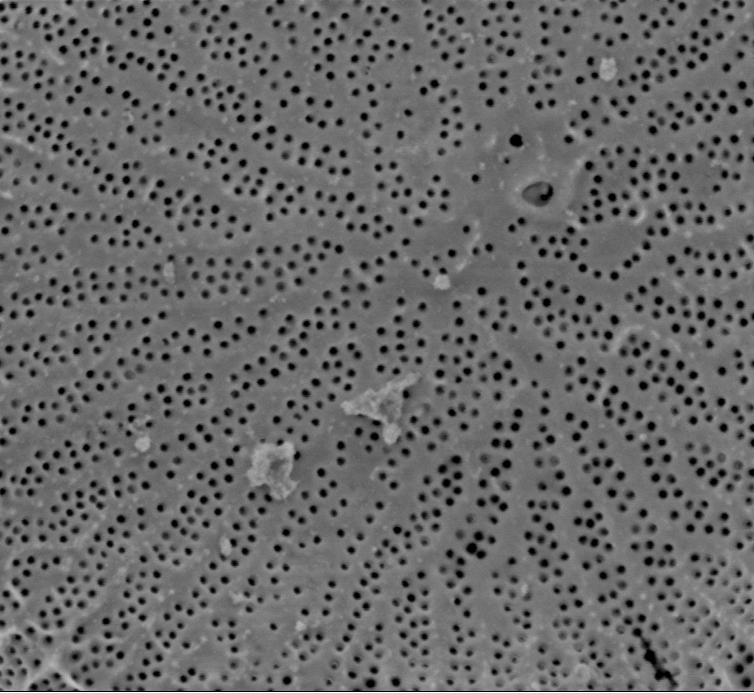
#> input picture work/CNMS/testing thresholds, blurs/cropped_Wild018.tif, 754 x 693 px, found by its file name
$ jupyter execute 'Blurs, Histograms, Stats-wild018.ipynb'
#> lines starting #> are read from the running program, lines starting #| are printed output that depends on the picture; after the words box and inside, x2 and y2 are one past the last pixel; in counts of white or black regions, pixels touching at a corner belong together
[cell 1]
import matplotlib.pyplot as plt
import cv2
img = cv2.imread('cropped_Wild018.tif')
#> img is the input picture: shape (693, 754, 3); min 0, max 255, mean 103.9
blur = cv2.blur(img,(15,15))
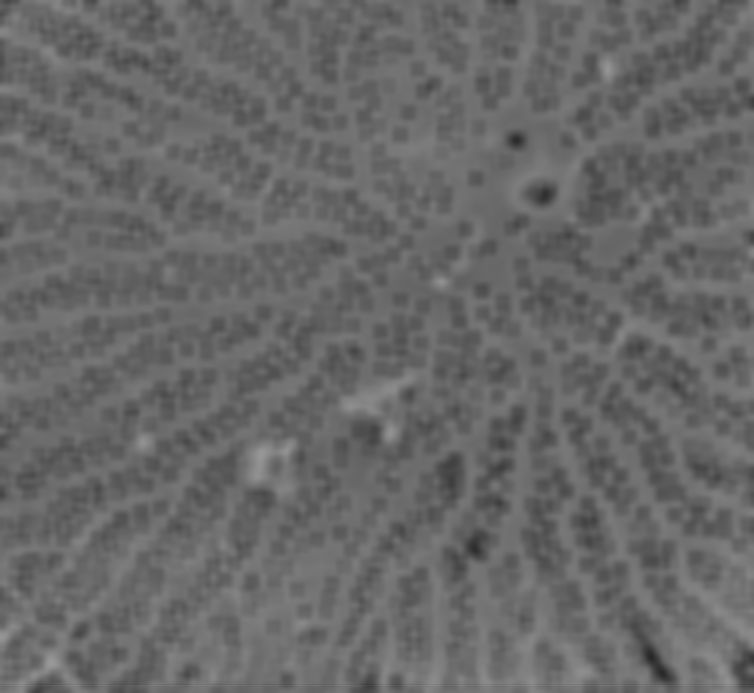
#> blur: shape (693, 754, 3); min 40, max 153, mean 103.8
from matplotlib.colors import LinearSegmentedColormap
cdict2 = {'red':   ((0.0, 0.0, 0.0),
                   (0.1, 1.0, 1.0),
                   (1.0, 1.0, 1.0)),

         'green': ((0.0, 0.0, 0.0),
                   (1.0, 0.0, 0.0)),

        'blue':  ((0.0, 0.0, 0.0),
                   (1.0, 0.0, 0.0))
        }
red2 = LinearSegmentedColormap('Red2', cdict2)
from skimage.filters import threshold_otsu
thotsu=threshold_otsu(blur)
#> thotsu = 103
otsublur = blur[:,:,0]> thotsu
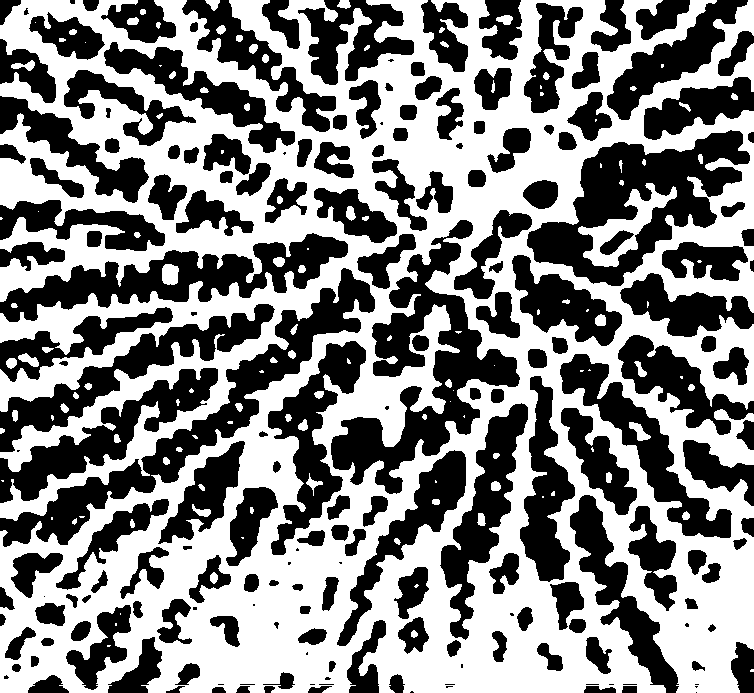
#> otsublur: shape (693, 754) bool; 52.4% white; 198 black regions (31 under 20 px), largest, box (x1, y1, x2, y2) and area: (331, 220, 520, 494) 15569, (527, 130, 750, 286) 14409, (0, 268, 375, 547) 13794

from skimage.morphology import skeletonize
otsuskeleton = skeletonize(otsublur)
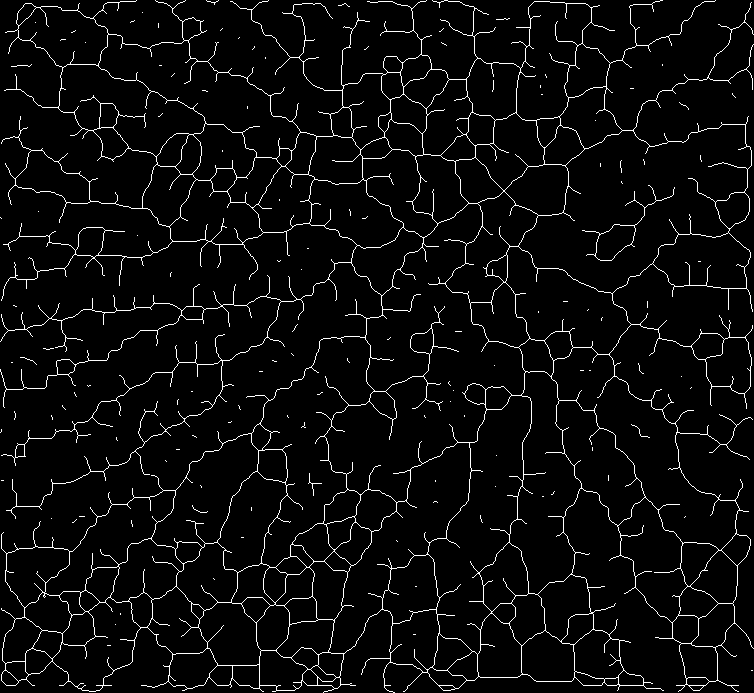
#> otsuskeleton: shape (693, 754) bool; 4.5% white in thin lines or dots
imgplot = plt.imshow(img, alpha=0.9)
ax = plt.subplot()
ax.imshow(otsuskeleton, cmap=red2, interpolation='sinc', alpha=.42)

[cell 2]
import numpy as np
import cv2 as cv
from matplotlib import pyplot as plt
img = cv.imread('cropped_Wild018.tif',0)
#> img: shape (693, 754); min 0, max 255, mean 103.9
plt.hist(img.ravel(),256,[0,256]); plt.show()
#> after `plt.hist(img.ravel(), 256, [0, 256])`:
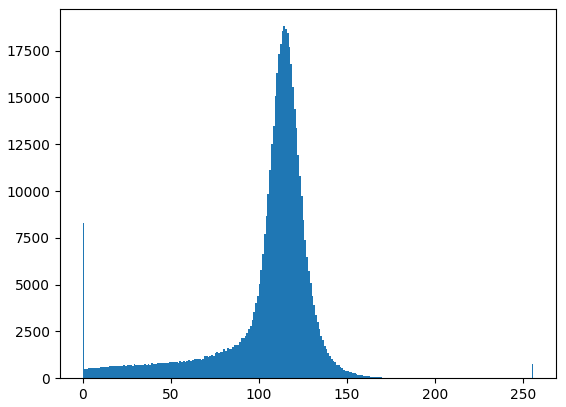
#> figure drawn by matplotlib, 1 panel; tallest bar 18805 high, from x = 114 to 115

np.mean(img)
#> Out = 103.9

[cell 3]
np.std(img)
#> Out = 29.99

[cell 4]
from PIL import Image
im = Image.open("cropped_Wild018.tif")

[cell 5]
im.quantize(2,0)
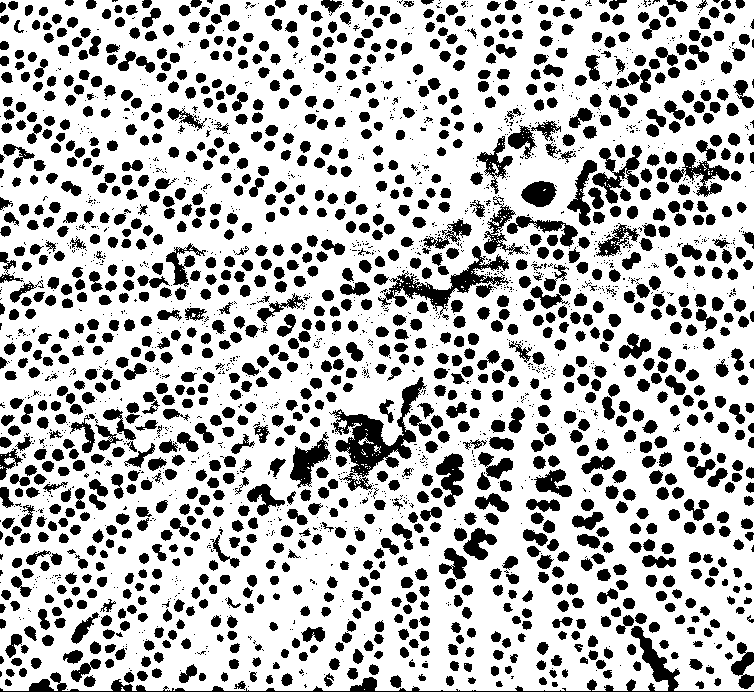
#> Out: PIL image 754x693 P; values 85 (black) and 122 (white), 72.3% white; 2661 black regions (1368 under 20 px), largest, box (x1, y1, x2, y2) and area: (329, 377, 427, 491) 3160, (0, 626, 754, 692) 2975, (378, 246, 509, 315) 2041

[cell 6]
im.quantize(2,0)
lum_img = img[:,:]

[cell 7]
image=im.quantize(2,0)
image.save('simple_Wild018.tif')

[cell 8]
newimg = cv.imread('simple_Wild018.tif',0)
plt.hist(newimg.ravel(),256,[0,256]); plt.show()
#> after `plt.hist(newimg.ravel(), 256, [0, 256])`:
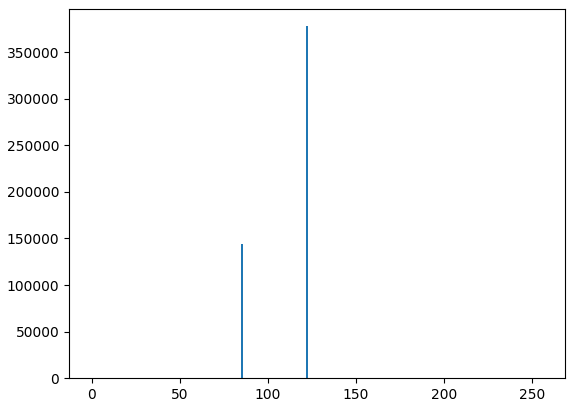
#> figure drawn by matplotlib, 1 panel; tallest bar 377925 high, from x = 122 to 123
print(newimg)
#> (printed output is left out)

[cell 9]
newimg[np.where(newimg == [0])] = [255]
plt.imshow(newimg, cmap='gray')

[cell 10]
blur = cv2.blur(newimg,(9, 9))
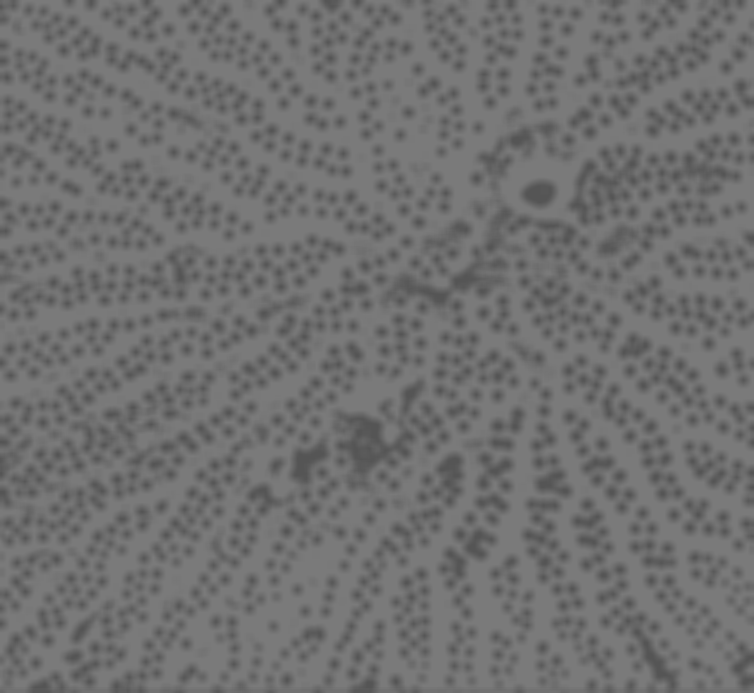
#> blur: shape (693, 754); min 85, max 122, mean 111.8
plt.subplot(121),plt.imshow(newimg)
plt.xticks([]), plt.yticks([])
plt.subplot(122),plt.imshow(blur)
plt.xticks([]), plt.yticks([])
plt.show()
np.shape(blur)
#> Out = (693, 754)

[cell 11]
#blurred
from skimage.filters import threshold_otsu
blurth=threshold_otsu(blur)
#> blurth = 109
print(blurth)
#| 109

#notblurred
from skimage.filters import threshold_otsu
th=threshold_otsu(newimg)
#> th = 85
print(th)
#| 85
np.shape(newimg)
#> Out = (693, 754)

[cell 12]
#Blurred
blur_threshold = blur[:,:] > 116
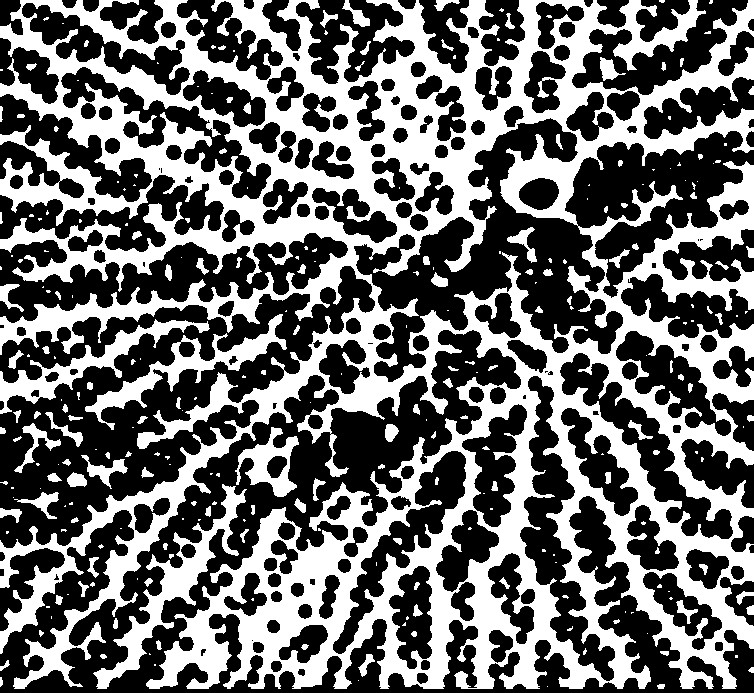
#> blur_threshold: shape (693, 754) bool; 41.8% white; 273 white regions (144 under 20 px), largest, box (x1, y1, x2, y2) and area: (0, 0, 754, 689) 194189, (93, 484, 247, 689) 4888, (85, 314, 287, 430) 3775
plt.imshow(blur_threshold)

[cell 13]
threshold = newimg[:,:] > blurth
#> threshold: shape (693, 754) bool; 72.3% white; 2661 black regions (1368 under 20 px), largest, box (x1, y1, x2, y2) and area: (329, 377, 427, 491) 3160, (0, 626, 754, 692) 2975, (378, 246, 509, 315) 2041
plt.imshow(threshold)

[cell 14]
#blurred
from skimage.morphology import skeletonize
blurskeleton = skeletonize(blur_threshold)
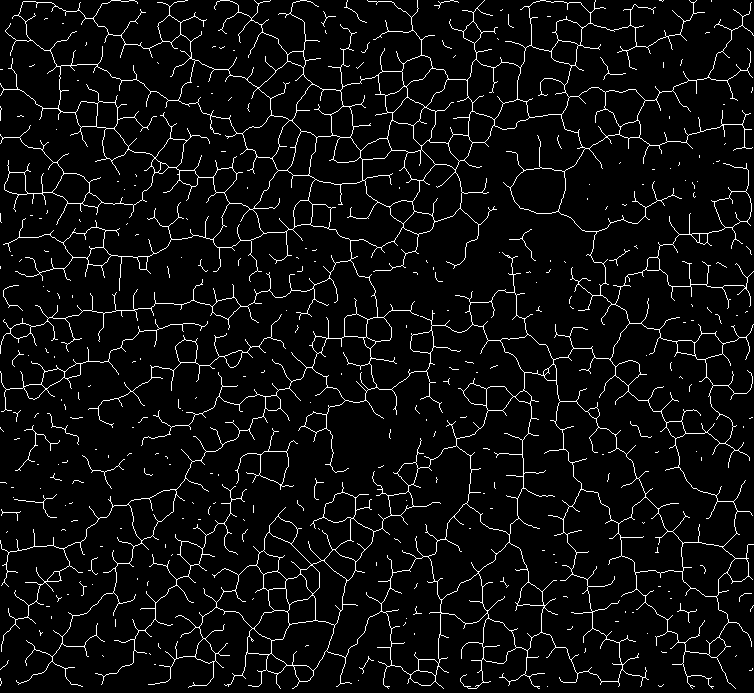
#> blurskeleton: shape (693, 754) bool; 5.3% white in thin lines or dots
ax = plt.subplot()

from matplotlib.colors import LinearSegmentedColormap
cdict2 = {'red':   ((0.0, 0.0, 0.0),
                   (0.1, 1.0, 1.0),
                   (1.0, 1.0, 1.0)),

         'green': ((0.0, 0.0, 0.0),
                   (1.0, 0.0, 0.0)),

        'blue':  ((0.0, 0.0, 0.0),
                   (1.0, 0.0, 0.0))
        }
red2 = LinearSegmentedColormap('Red2', cdict2)
ax.imshow(blurskeleton, cmap=red2, interpolation= 'bilinear')

[cell 15]
#not blurred
skeleton = skeletonize(threshold)
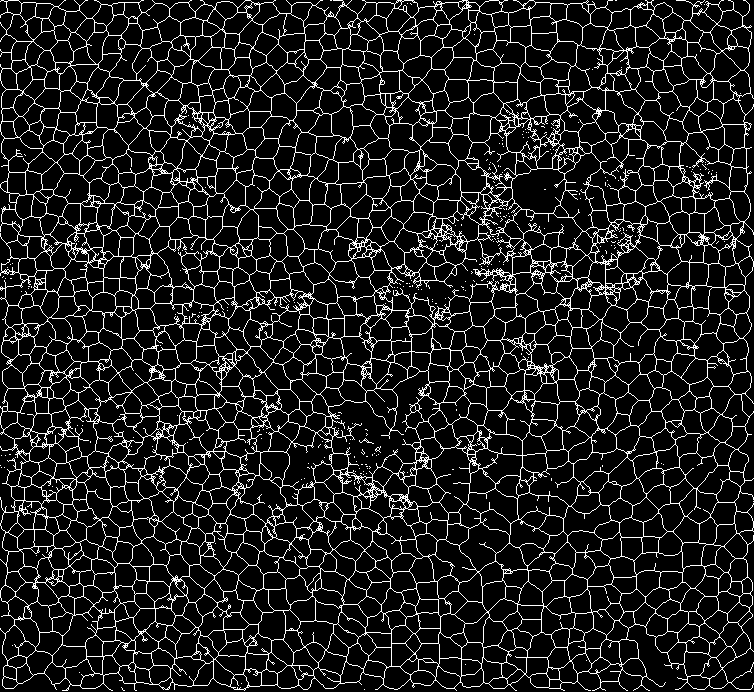
#> skeleton: shape (693, 754) bool; 11.9% white in thin lines or dots
ax = plt.subplot()

from matplotlib.colors import LinearSegmentedColormap
cdict2 = {'red':   ((0.0, 0.0, 0.0),
                   (0.1, 1.0, 1.0),
                   (1.0, 1.0, 1.0)),

         'green': ((0.0, 0.0, 0.0),
                   (1.0, 0.0, 0.0)),

        'blue':  ((0.0, 0.0, 0.0),
                   (1.0, 0.0, 0.0))
        }
red2 = LinearSegmentedColormap('Red2', cdict2)
ax.imshow(skeleton, cmap=red2, interpolation= 'bilinear')

[cell 16]
import matplotlib.image as mpimg
img=mpimg.imread('cropped_Wild018.tif')
#> img: shape (693, 754, 4)
imgplot = plt.imshow(img, alpha=0.9)
ax = plt.subplot()
ax.imshow(blurskeleton, cmap=red2, interpolation='sinc', alpha=.42)
plt.show()

$ run again, with work/CNMS/testing thresholds, blurs/cropped_Wild002.tif copied over work/CNMS/testing thresholds, blurs/cropped_Wild018.tif
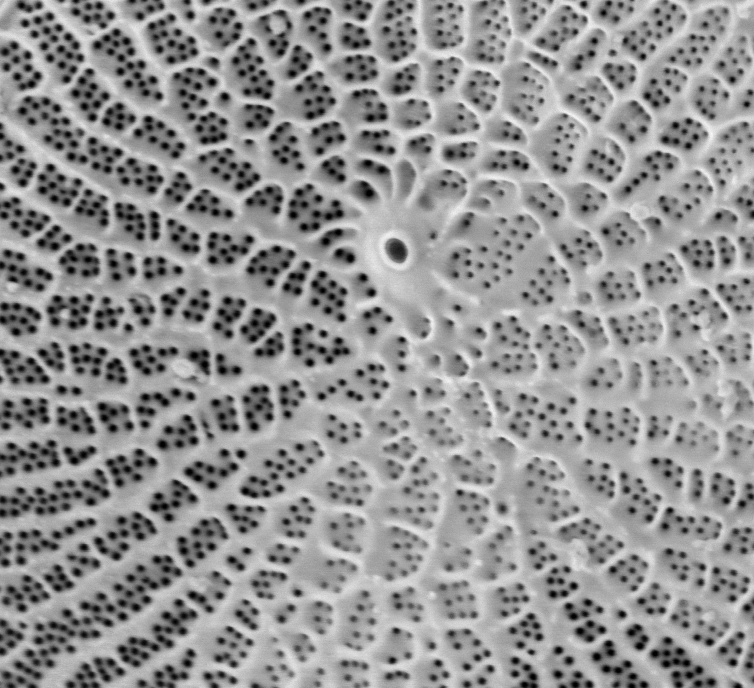
#> input picture work/CNMS/testing thresholds, blurs/cropped_Wild002.tif, 754 x 688 px, found by its file name
#> img is the input picture: shape (688, 754, 3); min 0, max 245, mean 146.3
#> thotsu = 138
#> `otsublur = blur[:,:,0]> thotsu`:
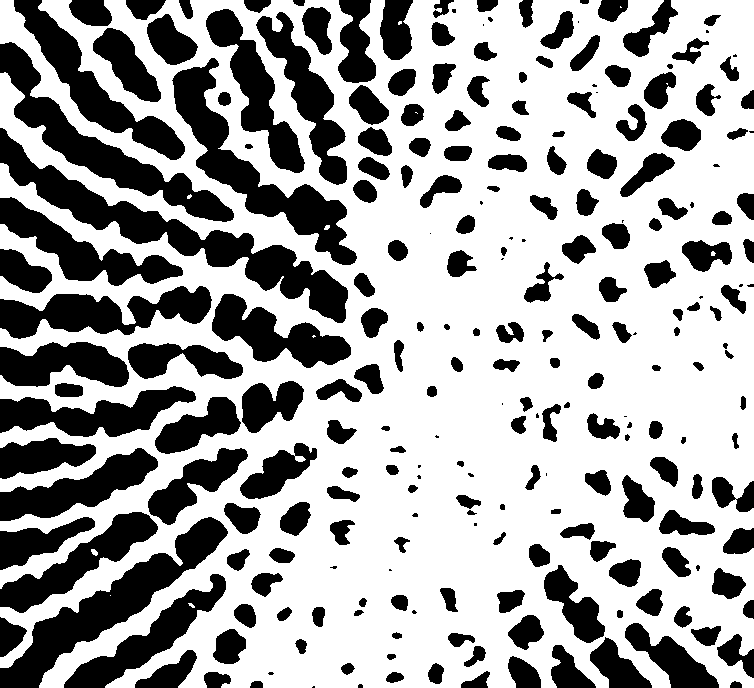
#> otsublur: shape (688, 754) bool; 64.7% white; 242 black regions (38 under 20 px), largest, box (x1, y1, x2, y2) and area: (0, 128, 348, 323) 11512, (0, 517, 228, 688) 9010, (172, 58, 357, 265) 8651
#> otsuskeleton: shape (688, 754) bool; 4% white in thin lines or dots
#> `np.mean(img)`: Out = 146.3
#> `np.std(img)`: Out = 48.05
#> newimg: shape (688, 754); values 109 (black) and 183 (white), 60.9% white; 730 black regions (159 under 20 px), largest, box (x1, y1, x2, y2) and area: (0, 555, 184, 688) 6472, (12, 96, 164, 196) 4485, (0, 468, 112, 520) 2964
#> (printed output is left out)
#> blurth = 148
#| 148
#> th = 109
#| 109
#> blur_threshold: shape (688, 754) bool; 84.2% white; 437 black regions (192 under 20 px), largest, box (x1, y1, x2, y2) and area: (0, 559, 179, 688) 4106, (18, 100, 119, 174) 1943, (0, 472, 107, 516) 1922
#> blurskeleton: shape (688, 754) bool; 5.1% white in thin lines or dots
#> `skeleton = skeletonize(threshold)`:
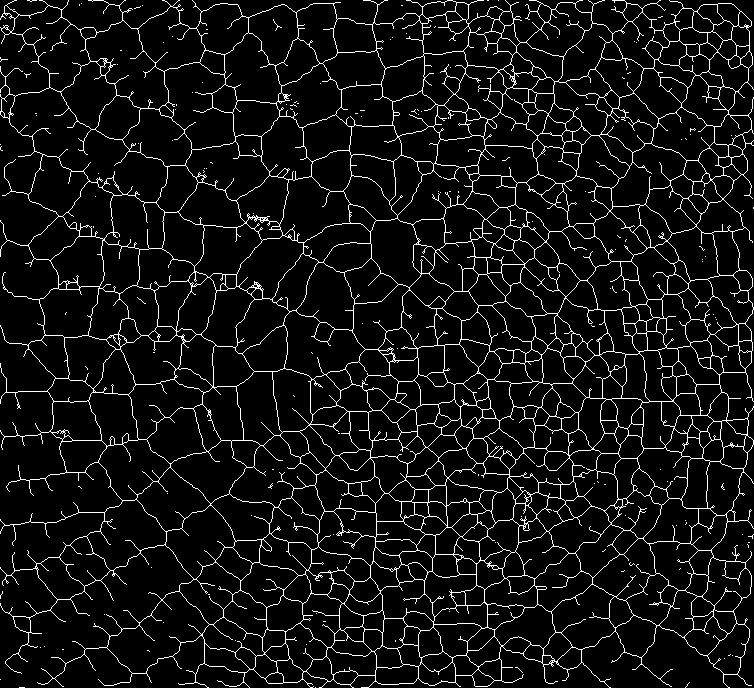
#> skeleton: shape (688, 754) bool; 7.2% white in thin lines or dots

$ run again, with work/CNMS/testing thresholds, blurs/cropped_Wild004.tif copied over work/CNMS/testing thresholds, blurs/cropped_Wild018.tif
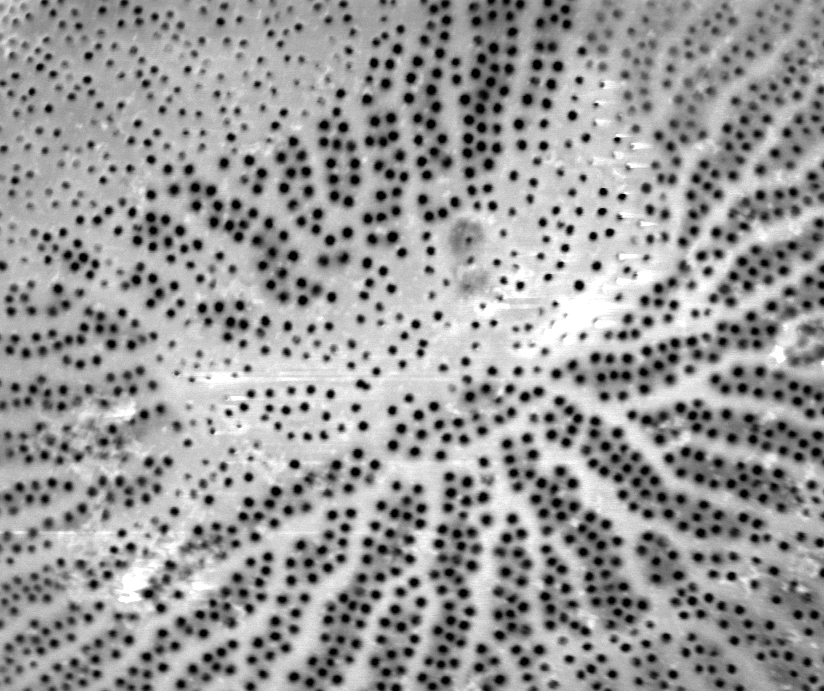
#> input picture work/CNMS/testing thresholds, blurs/cropped_Wild004.tif, 824 x 691 px, found by its file name
#> img is the input picture: shape (691, 824, 3); min 0, max 255, mean 153.9
#> thotsu = 153
#> otsublur: shape (691, 824) bool; 51% white; 137 black regions (12 under 20 px), largest, box (x1, y1, x2, y2) and area: (501, 396, 824, 691) 39754, (315, 0, 580, 260) 34688, (551, 215, 824, 402) 13486
#> otsuskeleton: shape (691, 824) bool; 3.2% white in thin lines or dots
#> `np.mean(img)`: Out = 153.9
#> `np.std(img)`: Out = 56.74
#> newimg: shape (691, 824); values 110 (black) and 197 (white), 59.3% white; 840 black regions (259 under 20 px), largest, box (x1, y1, x2, y2) and area: (634, 530, 824, 691) 11783, (457, 0, 581, 181) 10764, (501, 438, 652, 631) 8323
#> (printed output is left out)
#> blurth = 156
#| 156
#> th = 110
#| 110
#> blur_threshold: shape (691, 824) bool; 83.3% white; 517 black regions (237 under 20 px), largest, box (x1, y1, x2, y2) and area: (461, 0, 527, 177) 5736, (584, 420, 763, 537) 4228, (706, 596, 824, 691) 4022
#> blurskeleton: shape (691, 824) bool; 5.3% white in thin lines or dots
#> `skeleton = skeletonize(threshold)`:
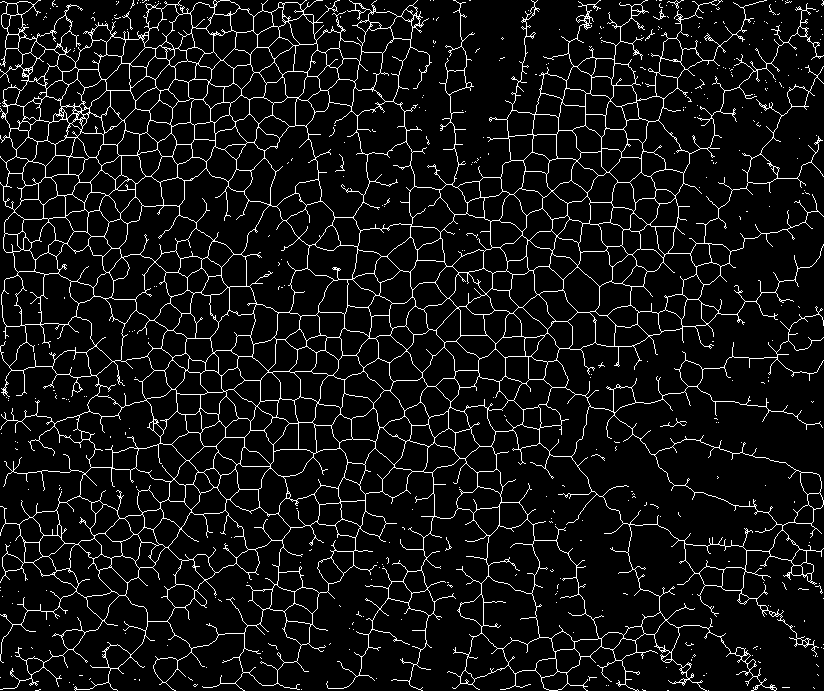
#> skeleton: shape (691, 824) bool; 7.3% white in thin lines or dots
